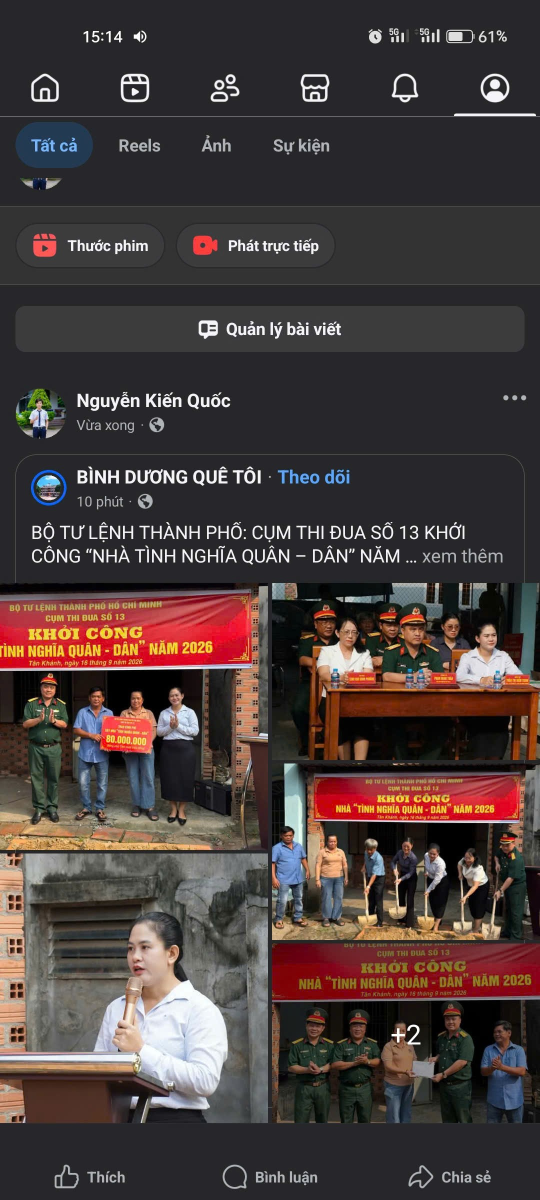
#> input picture tests/eval_datasets/image copy 10.png, 1080 x 2400 px (shown at 1/2 size)
$ python -i benchmark.py   (imports and definitions only)   (older library calls are emulated)
#> lines starting #> are read from the running program, lines starting #| are printed output that depends on the picture; after the words box and inside, x2 and y2 are one past the last pixel; in counts of white or black regions, pixels touching at a corner belong together
#> further down, picture is the input picture: shape (2400, 1080, 3); mean B, G, R 59.4, 60.7, 72.3
### demo/match-pipeline/pipeline.py
"""Facebook share-proof image pipeline.

SIFT localizes the cropped media. The demo scores that warp twice:
the original grayscale grid, and the Sobel edge grid.

Steps: A2 auto-crop, B1 prep, B2 localize, B3 grid NCC, B4 PASS/REVIEW/FAIL.
Thresholds are the document's starting values.
"""
from __future__ import annotations

import base64
import math
import time

import cv2
import numpy as np
from PIL import Image, ImageOps

W0 = 640
TH = dict(
    min_good=12,
    ratio=0.75,
    ransac_px=4.0,
    min_inliers=25,
    min_inlier_ratio=0.30,
    border_inliers=15,
    scale=(0.3, 3.0),
    max_angle=5.0,
    min_visible=0.65,
    grid_n=8,
    grid_w=256,
    edge_margin=0.04,
    tile_cov=0.70,
    tile_ncc=0.60,
    pass_grid=0.80,
    review_grid=0.60,
    # Facebook light and dark collages use different gutter widths, so a tile
    # may sit about 10px off at the 256px grid. Search that far before scoring.
    tile_search=12,
    # A pale poster splits into short saturated bands. Bridge them only then.
    short_run=0.20,
    bridge_gap=45,
    # The bottom collage cell sits under a dark gutter. Take it when it is
    # the same width and much shorter than a second post.
    bottom_gap=45,
    bottom_min=40,
    bottom_ratio=0.45,
)

SIFT = cv2.SIFT_create(nfeatures=1500)


def load_bgr(raw: bytes) -> np.ndarray:
    im = ImageOps.exif_transpose(Image.open(__import__("io").BytesIO(raw))).convert("RGB")
    return cv2.cvtColor(np.array(im), cv2.COLOR_RGB2BGR)


# [43 lines left out: functions load_bgr_capped, sift_bgr, _jpeg_b64, not called in this run]


def _longest_run(v: np.ndarray, thr: float, max_gap: int) -> tuple[int, int]:
    on = v > thr
    best = (0, 0)
    i, n = 0, len(v)
    while i < n:
        if on[i]:
            j, last = i, i
            while j < n and (on[j] or j - last <= max_gap):
                if on[j]:
                    last = j
                j += 1
            if last - i > best[1] - best[0]:
                best = (i, last)
            i = last + 1
        else:
            i += 1
    return best


# [429 lines left out: functions _bridge_short_run, _extend_bottom_cell, _thin_strip, _page_shaped, _paper_rect, _red_frame and 14 more, not called in this run]

### demo/match-pipeline/benchmark.py
"""Variants of the share-proof matcher, scored like the SIFT + RANSAC + grid baseline.

Protocol (fixed for every idea):
- One reference per post: the first image in sorted order.
- Positive: every other image in that post.
- Negative: that reference against the reference of every other post.
- Hard negatives: post8 against every post10 image and the reverse, plus Post2
  against every post2.1 image and the reverse. Post2 and post2.1 are the same
  poster layout on different days, so those pairs are also the N2 set.
- Post4 and Post5 are one post. They are the same collage.
- Parameters are chosen by group cross-validation on the reference post.
  A pair is scored with the choice made while its reference post was held out.
"""
from __future__ import annotations

import gc
import json
import os
import resource
import subprocess
import sys
import time
from dataclasses import dataclass
from pathlib import Path

import cv2
import numpy as np

sys.path.insert(0, str(Path(__file__).resolve().parent))
import pipeline as P

ROOT = Path("/workspaces/zalo_barobot/tests/eval_datasets")
MERGE = {"Post5": "Post4"}
HARD = {("post8", "post10"), ("Post2", "post2.1")}
N2 = {("Post2", "post2.1")}
WIDTH = 640


@dataclass
class Pair:
    ref: Path
    query: Path
    ref_group: str
    query_group: str
    label: int
    hard: int
    n2: int


# [97 lines left out: functions rss_mb, load_groups, build_pairs, auc, recall_at_zero_fp, metrics, not called in this run]


def group_folds(groups: list[str], k: int = 5) -> list[set[str]]:
    names = sorted(groups)
    return [set(names[i::k]) for i in range(k)]


# [17 lines left out: function oof, not called in this run]


_IMAGES: dict[str, np.ndarray] = {}
_PREP: dict[tuple, dict] = {}


# [116 lines left out: functions image_of, prep_of, prep_bgr, match_good, pose_score, mismatch_cluster, not called in this run]


_CROP: dict[str, np.ndarray] = {}
_BASE: dict[tuple[int, int], tuple[float, dict]] = {}


# [49 lines left out: functions crop_ref, baseline_score, sanity, not called in this run]


def _band_box(mask: np.ndarray, row_thr: float, col_thr: float) -> tuple[int, int, int, int]:
    row = cv2.blur(mask.mean(1).astype(np.float32).reshape(-1, 1), (1, 9)).ravel()
    y0, y1 = P._longest_run(row, row_thr, 15)
    col = np.convolve(mask[y0:y1 + 1].mean(0), np.ones(9) / 9, "same")
    x0, x1 = P._longest_run(col, col_thr, 15)
    return int(x0), int(y0), int(x1) + 1, int(y1) + 1


def signal_boxes(bgr: np.ndarray) -> list[tuple[int, int, int, int]]:
    height, width = bgr.shape[:2]
    scale = WIDTH / width
    small = cv2.resize(bgr, (WIDTH, int(round(height * scale))), interpolation=cv2.INTER_AREA)
    hsv = cv2.cvtColor(small, cv2.COLOR_BGR2HSV)
#> hsv: shape (1422, 640, 3); mean H, S, V 79.9, 55.9, 76.3
    sat = ((hsv[..., 1] > 45) & (hsv[..., 2] > 40)).astype(np.float32)
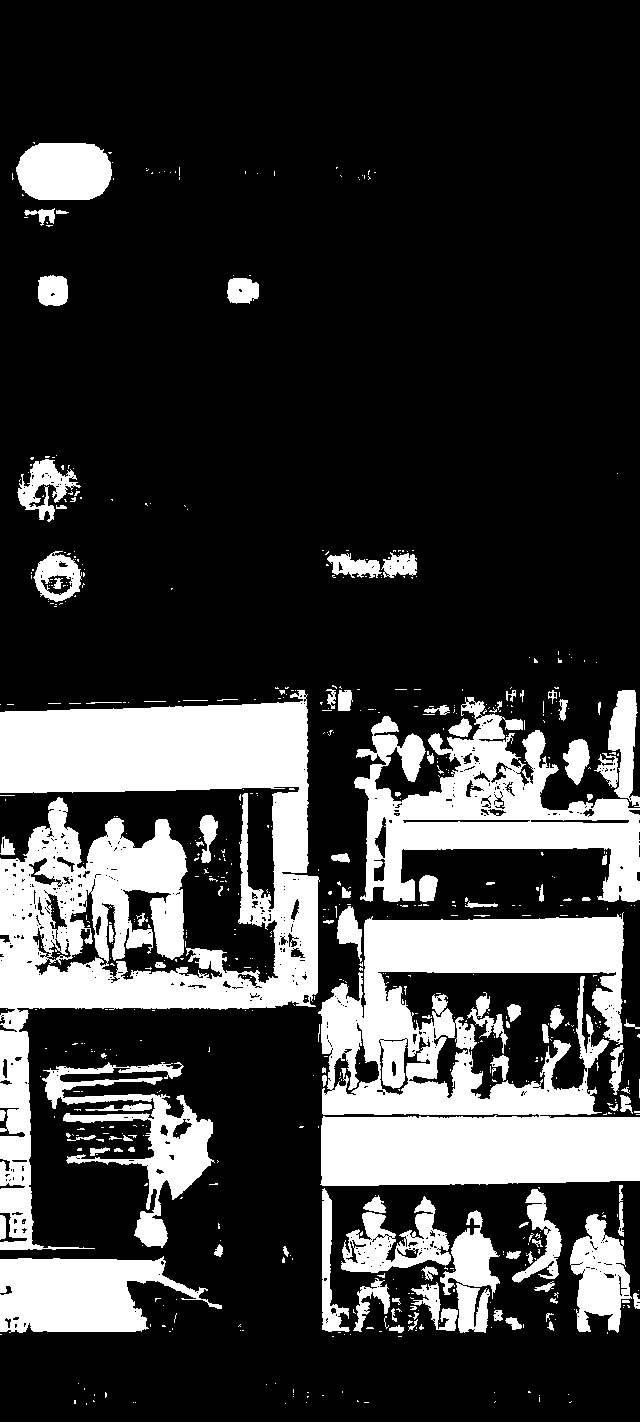
#> sat: shape (1422, 640) float32; values 0 (black) and 1 (white), 23.3% white; 670 white regions (562 under 20 px), largest, box (x1, y1, x2, y2) and area: (0, 690, 320, 1250) 71278, (318, 912, 640, 1186) 55715, (354, 697, 640, 902) 24322
    gray = cv2.cvtColor(small, cv2.COLOR_BGR2GRAY)
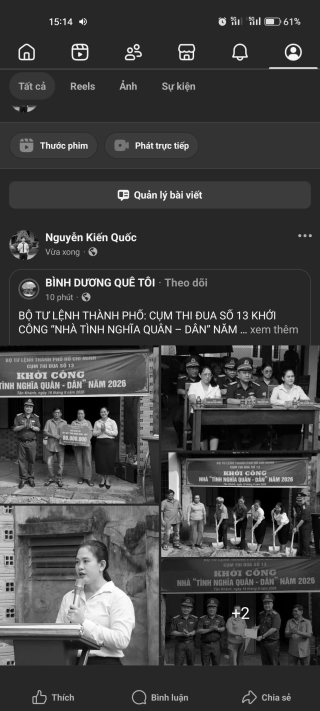
#> gray: shape (1422, 640) (shown at 1/2 size); min 0, max 255, mean 64.1
    edges = cv2.Canny(gray, 60, 160).astype(np.float32) / 255
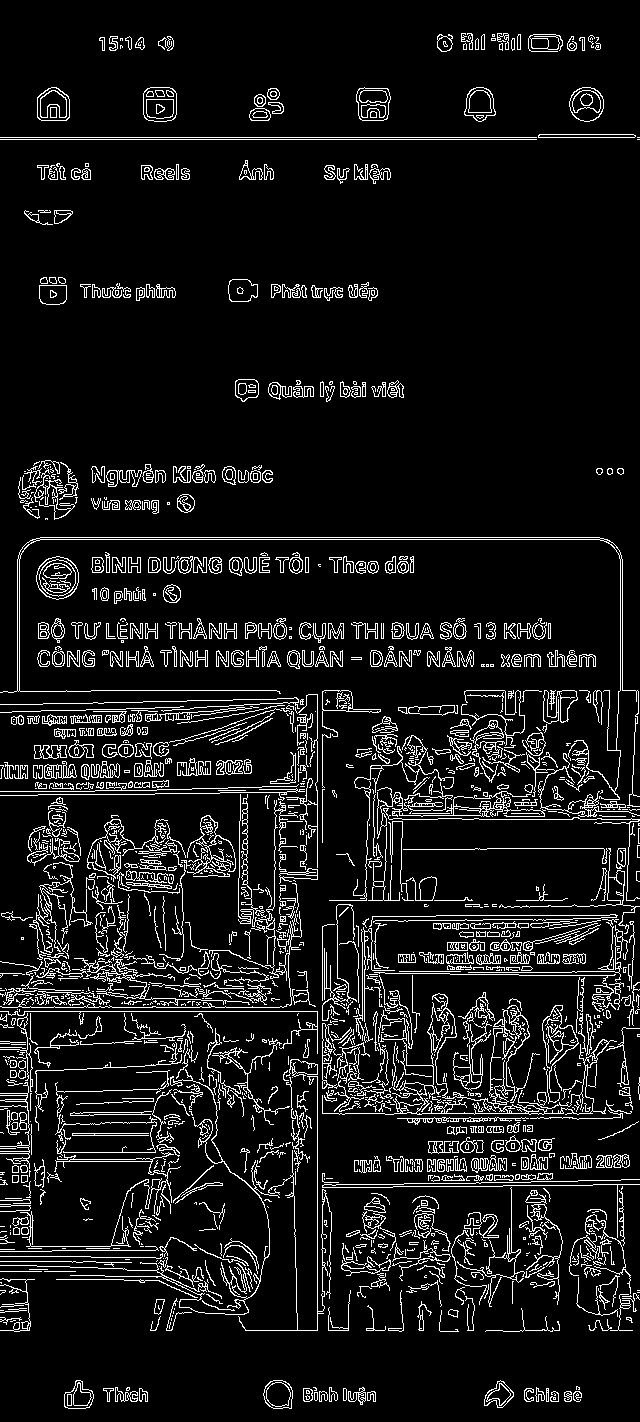
#> edges: shape (1422, 640) float32; values 0 (black) and 1 (white), 8.9% white in thin lines or dots
    texture = np.abs(cv2.Laplacian(gray, cv2.CV_32F))
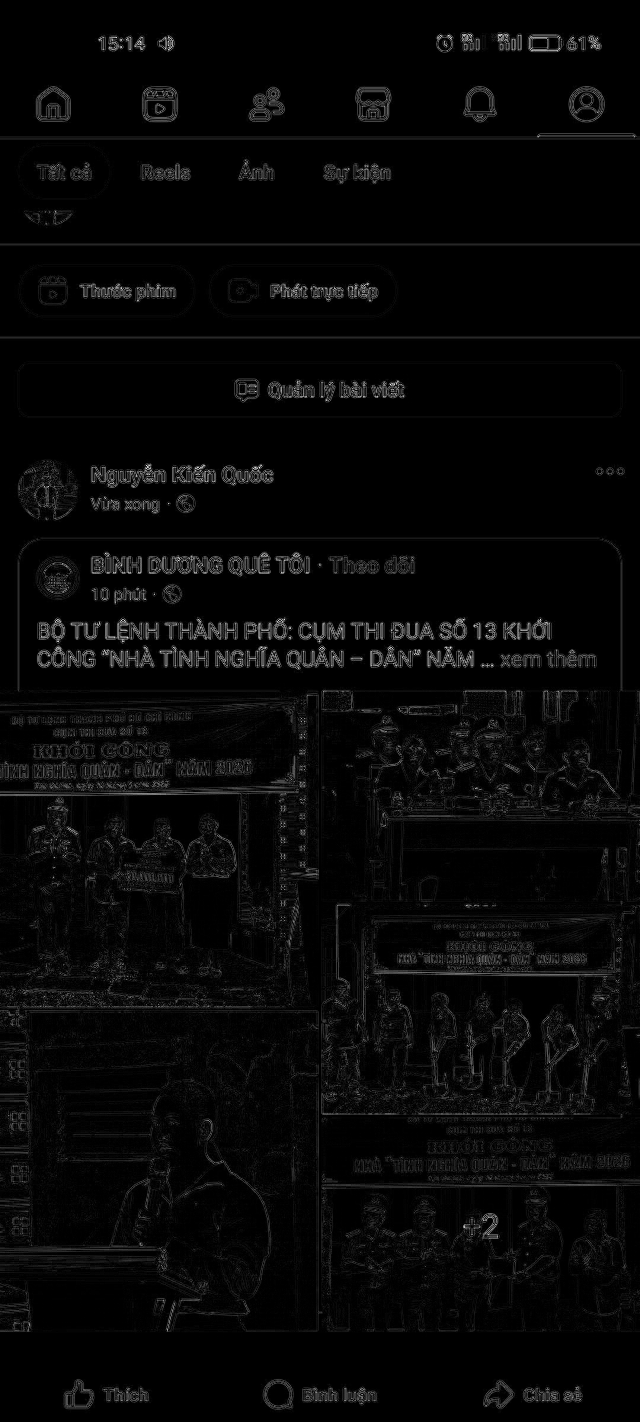
#> texture: shape (1422, 640) float32; min 0, max 428, mean 12.7; drawn with min black and max white
    texture = texture / (texture.max() + 1e-6)
    boxes = []
    for mask, row_thr, col_thr in ((sat, 0.20, 0.15), (edges, 0.08, 0.08), (texture, 0.15, 0.12)):
        x0, y0, x1, y1 = _band_box(mask, row_thr, col_thr)
        box = tuple(int(round(v / scale)) for v in (x0, y0, x1, y1))
        boxes.append((
            max(0, box[0]), max(0, box[1]),
            min(width, box[2]), min(height, box[3]),
        ))
#> this loop made 3 passes
#> (row_thr, col_thr, y0, y1, x0, x1, box) on passes 1 to 3: (0.2, 0.15, 703, 1187, 0, 640, (0, 1186, 1080, 2003)), (0.08, 0.08, 687, 1332, 2, 637, (3, 1159, 1075, 2248)), (0.15, 0.12, 626, 635, 37, 552, (62, 1056, 932, 1072))
#> after the loop, boxes = [(0, 1186, 1080, 2003), (3, 1159, 1075, 2248), (62, 1056, 932, 1072)]
    return boxes


# [159 lines left out: functions iou, voted_crop, crop_ref_bgr, card_crop, ncc_grid, aligned_grays and 6 more, not called in this run]


class Timer:
    # [32 lines left out: functions __init__, tick, done, run_params, not called in this run]


CHECKPOINT = Path("/tmp/benchmark_checkpoint.json")


def save_checkpoint(rows: list[dict]) -> None:
    CHECKPOINT.write_text(json.dumps(rows, indent=2), encoding="utf-8")


# [464 lines left out: functions _num, variant_table, decode_ram, worker_ram, main, not called in this run]


# [2 lines not run here, left out]

>>> import cv2
>>> picture = cv2.imread('../../tests/eval_datasets/image copy 10.png')
>>> result = signal_boxes(picture)
#> result has the same summary as boxes in signal_boxes

$ run again, on tests/eval_datasets/image copy 4.png
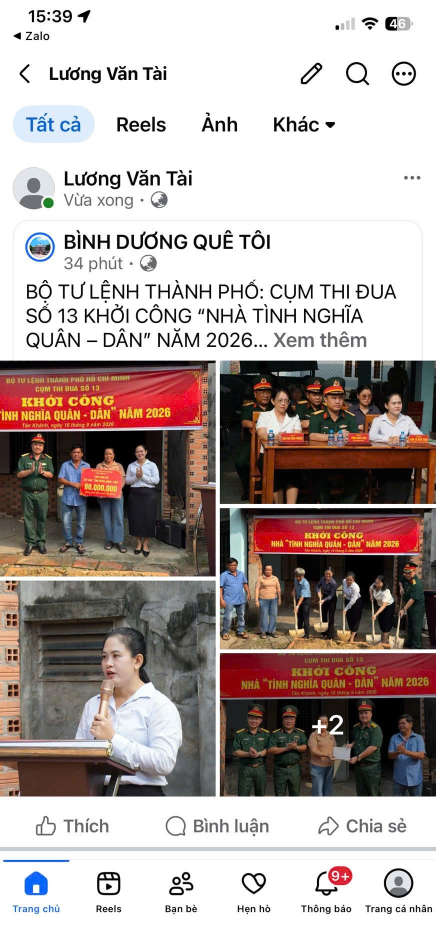
#> input picture tests/eval_datasets/image copy 4.png, 871 x 1884 px (shown at 1/2 size)
#> picture is the input picture: shape (1884, 871, 3); mean B, G, R 162.2, 165.3, 176.8
#> hsv: shape (1384, 640, 3); mean H, S, V 30, 44.4, 179.5
#> in signal_boxes, `sat = ((hsv[..., 1] > 45) & (hsv[..., 2] > 40)).astype(np.float32)`:
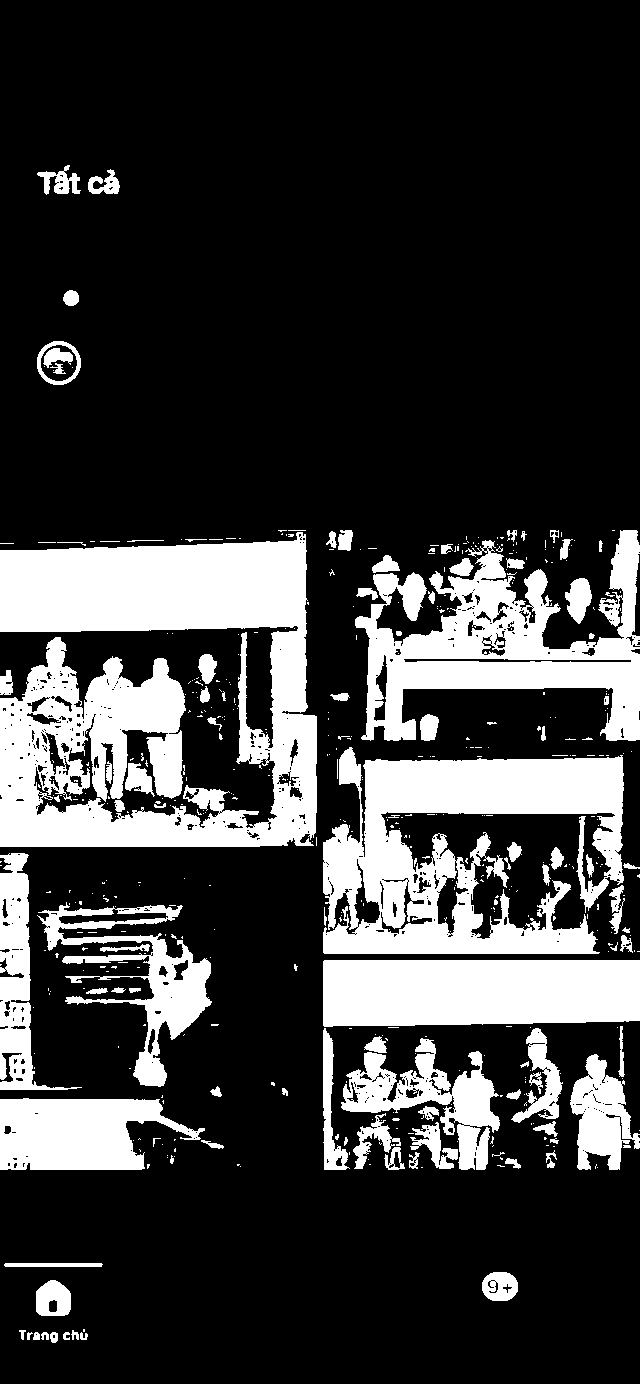
#> sat: shape (1384, 640) float32; values 0 (black) and 1 (white), 23% white; 495 white regions (392 under 20 px), largest, box (x1, y1, x2, y2) and area: (0, 532, 317, 847) 63825, (323, 747, 624, 954) 35578, (355, 530, 640, 741) 26207
#> edges: shape (1384, 640) float32; values 0 (black) and 1 (white), 9.7% white in thin lines or dots
#> in signal_boxes, `texture = np.abs(cv2.Laplacian(gray, cv2.CV_32F))`:
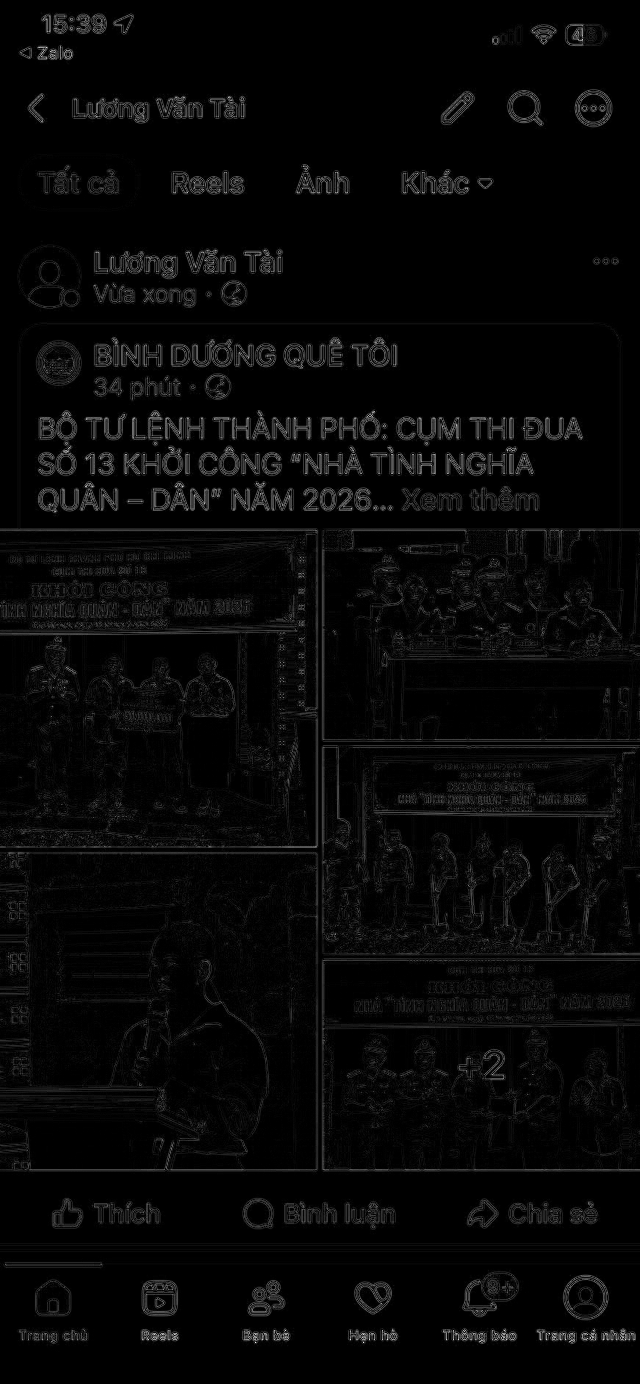
#> texture: shape (1384, 640) float32; min 0, max 527, mean 15.7; drawn with min black and max white
#> the loop in signal_boxes, `for mask, row_thr, col_thr in ((sat, 0.20, 0.15), (edges, 0.08, 0.08),..` made 3 passes
#> (row_thr, col_thr, y0, y1, x0, x1, box) on passes 1 to 3: (0.2, 0.15, 541, 1027, 0, 640, (0, 736, 871, 1398)), (0.08, 0.08, 416, 1175, 3, 636, (4, 566, 866, 1599)), (0.15, 0.12, 0, 1, 0, 1, (0, 0, 1, 1))
#> after the loop in signal_boxes, `for mask, row_thr, col_thr in ((sat, 0.20, 0.15), (edges, 0.08, 0.08),..`: boxes = [(0, 736, 871, 1398), (4, 566, 866, 1599), (0, 0, 1, 1)]
#> result has the same summary as boxes in signal_boxes
